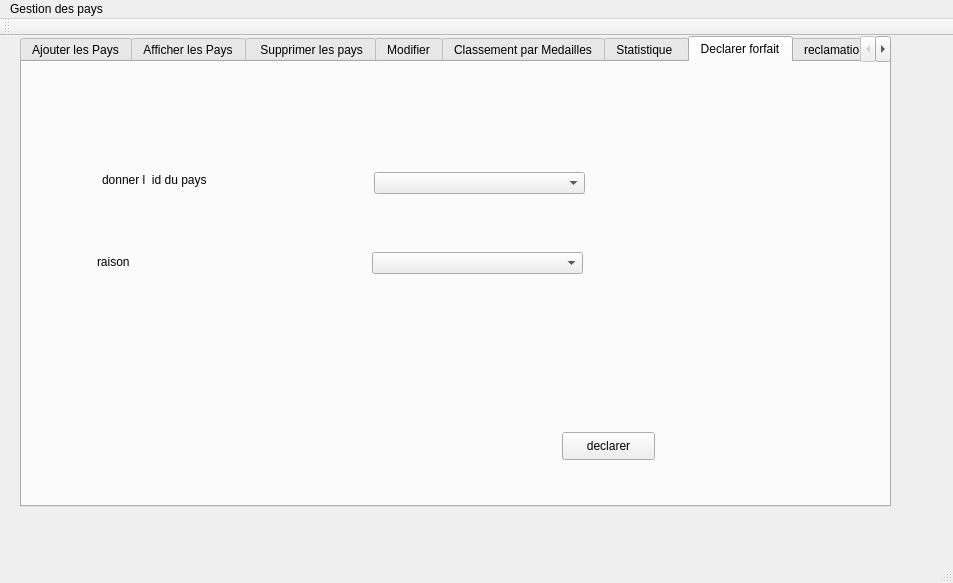
<?xml version="1.0" encoding="UTF-8"?>
<ui version="4.0">
 <class>MainWindow</class>
 <widget class="QMainWindow" name="MainWindow">
  <property name="geometry">
   <rect>
    <x>0</x>
    <y>0</y>
    <width>953</width>
    <height>583</height>
   </rect>
  </property>
  <property name="windowTitle">
   <string>Gestion des Pays</string>
  </property>
  <widget class="QWidget" name="centralWidget">
   <widget class="QTabWidget" name="tabWidget">
    <property name="geometry">
     <rect>
      <x>20</x>
      <y>0</y>
      <width>871</width>
      <height>471</height>
     </rect>
    </property>
    <property name="currentIndex">
     <number>6</number>
    </property>
    <widget class="QWidget" name="tab">
     <attribute name="title">
      <string>Ajouter les Pays</string>
     </attribute>
     <widget class="QGroupBox" name="groupBox">
      <property name="geometry">
       <rect>
        <x>10</x>
        <y>10</y>
        <width>831</width>
        <height>391</height>
       </rect>
      </property>
      <property name="title">
       <string>Ajout</string>
      </property>
      <widget class="QLabel" name="label_2">
       <property name="geometry">
        <rect>
         <x>50</x>
         <y>110</y>
         <width>56</width>
         <height>16</height>
        </rect>
       </property>
       <property name="text">
        <string>nom pays</string>
       </property>
      </widget>
      <widget class="QPushButton" name="pb_ajouter">
       <property name="geometry">
        <rect>
         <x>320</x>
         <y>230</y>
         <width>93</width>
         <height>28</height>
        </rect>
       </property>
       <property name="text">
        <string>Ajouter</string>
       </property>
      </widget>
      <widget class="QComboBox" name="comboBox">
       <property name="geometry">
        <rect>
         <x>220</x>
         <y>100</y>
         <width>211</width>
         <height>31</height>
        </rect>
       </property>
      </widget>
     </widget>
    </widget>
    <widget class="QWidget" name="tab_3">
     <attribute name="title">
      <string>Afficher les Pays</string>
     </attribute>
     <widget class="QTableView" name="tab_Pays">
      <property name="geometry">
       <rect>
        <x>10</x>
        <y>10</y>
        <width>711</width>
        <height>301</height>
       </rect>
      </property>
     </widget>
     <widget class="QPushButton" name="pushButton">
      <property name="geometry">
       <rect>
        <x>470</x>
        <y>370</y>
        <width>93</width>
        <height>28</height>
       </rect>
      </property>
      <property name="text">
       <string>afficher</string>
      </property>
     </widget>
    </widget>
    <widget class="QWidget" name="tab_2">
     <attribute name="title">
      <string> Supprimer les pays</string>
     </attribute>
     <widget class="QLabel" name="label_3">
      <property name="geometry">
       <rect>
        <x>80</x>
        <y>120</y>
        <width>71</width>
        <height>16</height>
       </rect>
      </property>
      <property name="text">
       <string>Identifiant</string>
      </property>
     </widget>
     <widget class="QPushButton" name="pb_supprimer">
      <property name="geometry">
       <rect>
        <x>310</x>
        <y>230</y>
        <width>93</width>
        <height>28</height>
       </rect>
      </property>
      <property name="text">
       <string>Supprimer</string>
      </property>
     </widget>
     <widget class="QComboBox" name="comboBox_2">
      <property name="geometry">
       <rect>
        <x>320</x>
        <y>120</y>
        <width>191</width>
        <height>31</height>
       </rect>
      </property>
     </widget>
    </widget>
    <widget class="QWidget" name="tab_4">
     <attribute name="title">
      <string>Modifier</string>
     </attribute>
     <widget class="QLabel" name="label">
      <property name="geometry">
       <rect>
        <x>100</x>
        <y>150</y>
        <width>71</width>
        <height>21</height>
       </rect>
      </property>
      <property name="text">
       <string>Nom pays</string>
      </property>
     </widget>
     <widget class="QLabel" name="label_4">
      <property name="geometry">
       <rect>
        <x>100</x>
        <y>100</y>
        <width>181</width>
        <height>16</height>
       </rect>
      </property>
      <property name="text">
       <string>Donner l id de pays à modifier</string>
      </property>
     </widget>
     <widget class="QLineEdit" name="n_pays">
      <property name="geometry">
       <rect>
        <x>380</x>
        <y>150</y>
        <width>221</width>
        <height>22</height>
       </rect>
      </property>
     </widget>
     <widget class="QPushButton" name="pb_modifier">
      <property name="geometry">
       <rect>
        <x>430</x>
        <y>300</y>
        <width>93</width>
        <height>28</height>
       </rect>
      </property>
      <property name="text">
       <string>modifer</string>
      </property>
     </widget>
     <widget class="QComboBox" name="comboBox_3">
      <property name="geometry">
       <rect>
        <x>380</x>
        <y>100</y>
        <width>221</width>
        <height>22</height>
       </rect>
      </property>
     </widget>
    </widget>
    <widget class="QWidget" name="tab_5">
     <attribute name="title">
      <string>Classement par Medailles</string>
     </attribute>
     <widget class="QTableView" name="TAB_Classement">
      <property name="geometry">
       <rect>
        <x>10</x>
        <y>20</y>
        <width>841</width>
        <height>361</height>
       </rect>
      </property>
     </widget>
     <widget class="QPushButton" name="pushButton_2">
      <property name="geometry">
       <rect>
        <x>230</x>
        <y>400</y>
        <width>211</width>
        <height>28</height>
       </rect>
      </property>
      <property name="text">
       <string>Afficher</string>
      </property>
     </widget>
    </widget>
    <widget class="QWidget" name="tab_6">
     <attribute name="title">
      <string>Statistique </string>
     </attribute>
     <widget class="QTableView" name="tab_r">
      <property name="geometry">
       <rect>
        <x>10</x>
        <y>91</y>
        <width>411</width>
        <height>271</height>
       </rect>
      </property>
     </widget>
     <widget class="QPushButton" name="pushButton_3">
      <property name="geometry">
       <rect>
        <x>140</x>
        <y>400</y>
        <width>93</width>
        <height>28</height>
       </rect>
      </property>
      <property name="text">
       <string>Afficher</string>
      </property>
     </widget>
     <widget class="QTableView" name="tab_h">
      <property name="geometry">
       <rect>
        <x>470</x>
        <y>91</y>
        <width>381</width>
        <height>231</height>
       </rect>
      </property>
     </widget>
     <widget class="QPushButton" name="pushButton_4">
      <property name="geometry">
       <rect>
        <x>610</x>
        <y>350</y>
        <width>93</width>
        <height>28</height>
       </rect>
      </property>
      <property name="text">
       <string>Afficher</string>
      </property>
     </widget>
     <widget class="QLabel" name="label_5">
      <property name="geometry">
       <rect>
        <x>40</x>
        <y>50</y>
        <width>291</width>
        <height>21</height>
       </rect>
      </property>
      <property name="text">
       <string>Nombre de médailles rapporté à la population</string>
      </property>
     </widget>
     <widget class="QLabel" name="label_7">
      <property name="geometry">
       <rect>
        <x>570</x>
        <y>40</y>
        <width>261</width>
        <height>16</height>
       </rect>
      </property>
      <property name="text">
       <string>les pays qui ont les plus nombres d habitants</string>
      </property>
     </widget>
    </widget>
    <widget class="QWidget" name="tab_7">
     <attribute name="title">
      <string>Declarer forfait</string>
     </attribute>
     <widget class="QLabel" name="label_6">
      <property name="geometry">
       <rect>
        <x>80</x>
        <y>110</y>
        <width>141</width>
        <height>16</height>
       </rect>
      </property>
      <property name="text">
       <string>donner l  id du pays</string>
      </property>
     </widget>
     <widget class="QComboBox" name="comboBox_4">
      <property name="geometry">
       <rect>
        <x>352</x>
        <y>110</y>
        <width>211</width>
        <height>22</height>
       </rect>
      </property>
     </widget>
     <widget class="QPushButton" name="pb_declarer">
      <property name="geometry">
       <rect>
        <x>540</x>
        <y>370</y>
        <width>93</width>
        <height>28</height>
       </rect>
      </property>
      <property name="text">
       <string>declarer</string>
      </property>
     </widget>
     <widget class="QLabel" name="label_8">
      <property name="geometry">
       <rect>
        <x>75</x>
        <y>190</y>
        <width>111</width>
        <height>20</height>
       </rect>
      </property>
      <property name="text">
       <string>raison</string>
      </property>
     </widget>
     <widget class="QComboBox" name="comboBox_5">
      <property name="geometry">
       <rect>
        <x>350</x>
        <y>190</y>
        <width>211</width>
        <height>22</height>
       </rect>
      </property>
     </widget>
     <widget class="QLabel" name="label_12">
      <property name="geometry">
       <rect>
        <x>80</x>
        <y>150</y>
        <width>56</width>
        <height>16</height>
       </rect>
      </property>
      <property name="text">
       <string/>
      </property>
     </widget>
    </widget>
    <widget class="QWidget" name="tab_8">
     <attribute name="title">
      <string>reclamation</string>
     </attribute>
     <widget class="QLabel" name="label_9">
      <property name="geometry">
       <rect>
        <x>80</x>
        <y>80</y>
        <width>181</width>
        <height>21</height>
       </rect>
      </property>
      <property name="text">
       <string>Donner le nom du pays</string>
      </property>
     </widget>
     <widget class="QComboBox" name="comboBox_6">
      <property name="geometry">
       <rect>
        <x>370</x>
        <y>80</y>
        <width>211</width>
        <height>22</height>
       </rect>
      </property>
     </widget>
     <widget class="QPushButton" name="pushButton_5">
      <property name="geometry">
       <rect>
        <x>490</x>
        <y>370</y>
        <width>211</width>
        <height>28</height>
       </rect>
      </property>
      <property name="text">
       <string>Passer une reclamation</string>
      </property>
     </widget>
     <widget class="QLabel" name="label_10">
      <property name="geometry">
       <rect>
        <x>75</x>
        <y>149</y>
        <width>91</width>
        <height>21</height>
       </rect>
      </property>
      <property name="text">
       <string>raison</string>
      </property>
     </widget>
     <widget class="QComboBox" name="comboBox_7">
      <property name="geometry">
       <rect>
        <x>370</x>
        <y>150</y>
        <width>211</width>
        <height>22</height>
       </rect>
      </property>
     </widget>
    </widget>
    <widget class="QWidget" name="tab_9">
     <attribute name="title">
      <string>Alerte</string>
     </attribute>
     <widget class="QTextEdit" name="textEdit">
      <property name="geometry">
       <rect>
        <x>0</x>
        <y>10</y>
        <width>691</width>
        <height>361</height>
       </rect>
      </property>
     </widget>
    </widget>
   </widget>
  </widget>
  <widget class="QMenuBar" name="menuBar">
   <property name="geometry">
    <rect>
     <x>0</x>
     <y>0</y>
     <width>953</width>
     <height>26</height>
    </rect>
   </property>
   <widget class="QMenu" name="menuGestion_des_pays">
    <property name="title">
     <string>Gestion des pays</string>
    </property>
   </widget>
   <addaction name="menuGestion_des_pays"/>
  </widget>
  <widget class="QToolBar" name="mainToolBar">
   <attribute name="toolBarArea">
    <enum>TopToolBarArea</enum>
   </attribute>
   <attribute name="toolBarBreak">
    <bool>false</bool>
   </attribute>
  </widget>
  <widget class="QStatusBar" name="statusBar"/>
 </widget>
 <layoutdefault spacing="6" margin="11"/>
 <resources/>
 <connections/>
</ui>
